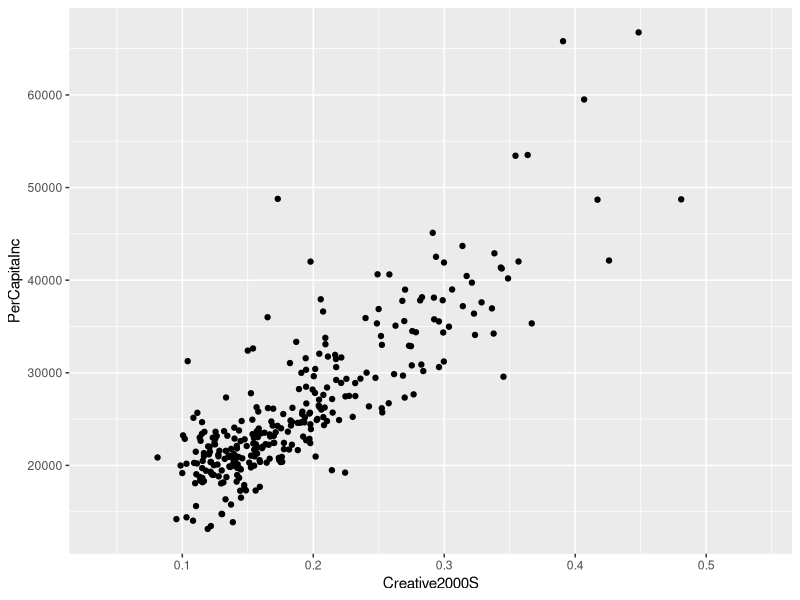
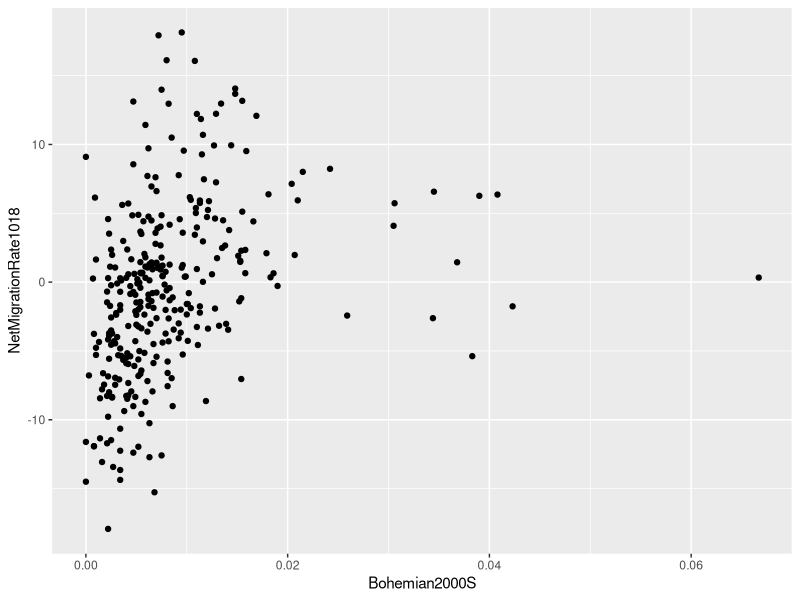
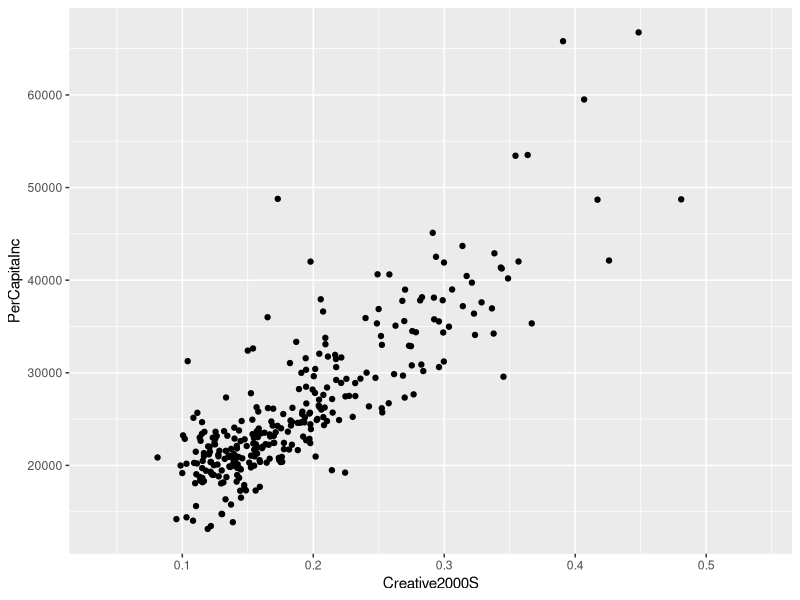
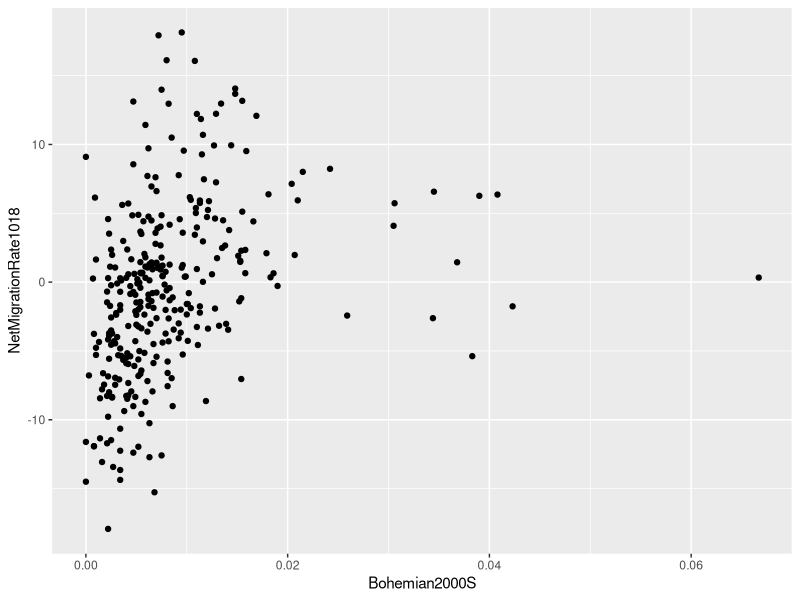
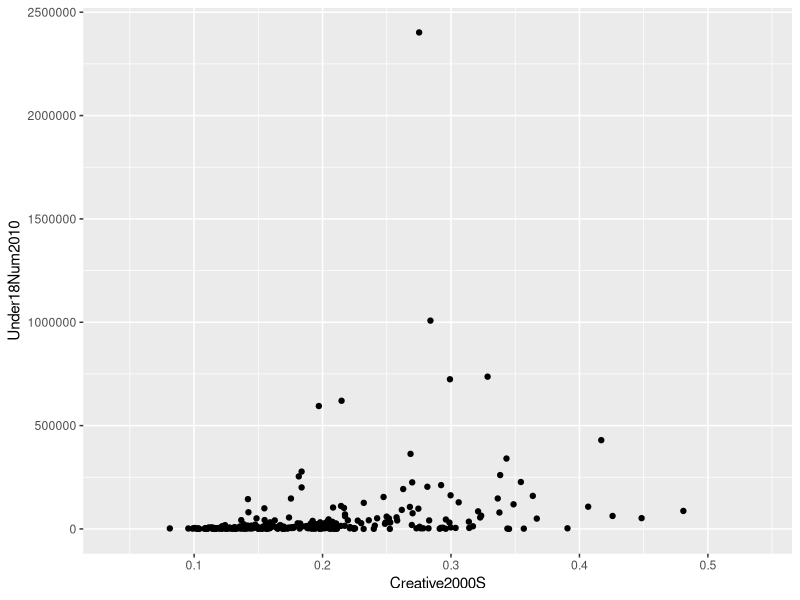
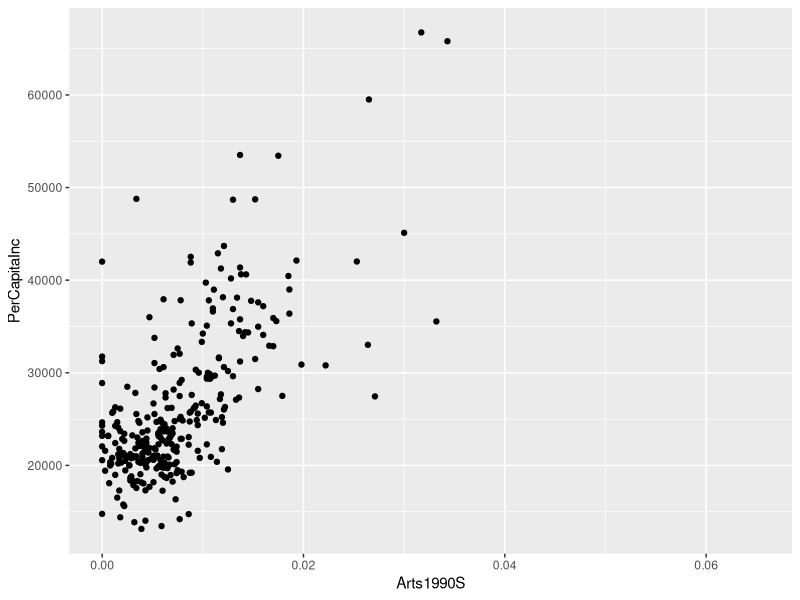
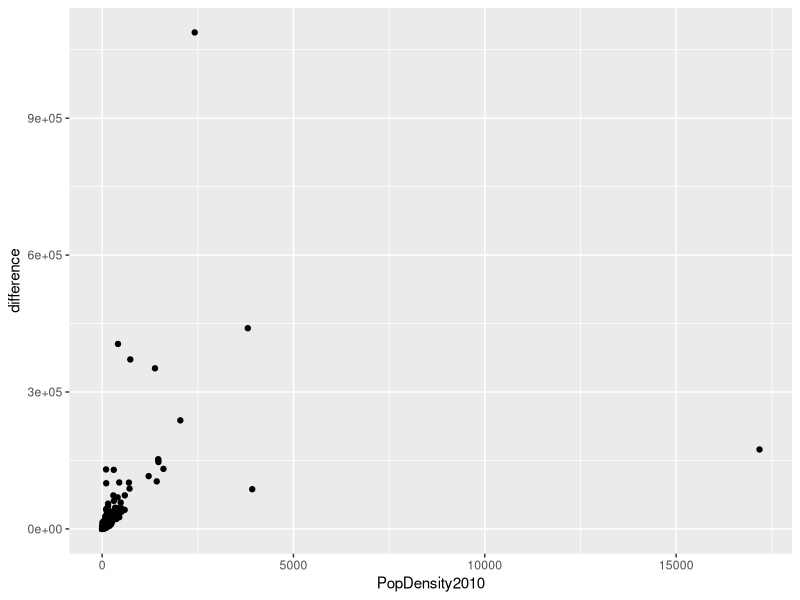

Write the R code that produced these figures, in order.
## ---- chunk 1
knitr::opts_chunk$set(echo = TRUE)
library(tidyverse)
library(readxl)
library(sf)
library(ggplot2)

## ---- chunk 2
people <- read_csv("People.csv")
income <- read_csv("income.csv")
creatives <- read_csv("creative_class_clean.csv")

creatives$FIPS <- paste0("0", creatives$FIPS)

inner_join(creatives, income, by = "County")

inner_join(creatives, income)

creative_income <- merge(creatives, income, by = "FIPS", all.x=TRUE)

creative_people <- merge(creatives, people, by = "FIPS", all.x=TRUE)

creative_people_income <- merge(creative_people, income, by = "FIPS", all.x=TRUE)

creative_income %>% ggplot((aes(x = Creative2000S, PerCapitaInc))) + geom_point()

creative_people %>% ggplot((aes(x = Bohemian2000S, NetMigrationRate1018))) + geom_point()

creative_income %>% ggplot((aes(x = Creative2000S, PerCapitaInc))) + geom_point()

creative_people %>% ggplot((aes(x = Bohemian2000S, NetMigrationRate1018))) + geom_point()

creative_people%>% ggplot((aes(x = Creative2000S, Under18Num2010))) + geom_point()

creative_income%>% ggplot((aes(x = Arts1990S, PerCapitaInc))) + geom_point()

model <- lm(data = creative_people_income, formula = PerCapitaInc ~ Creative2000S + PopDensity2010)
print(model)

model <- lm(data = creative_people_income, formula = PerCapitaInc ~ Creative2000S)
print(model)

model <- lm(data = creative_people_income, formula = PerCapitaInc ~ PopDensity2010)
print(model)

creative_people_income %>% mutate(difference = Creative2000N - Creative2000S) %>%
  ggplot((aes(x = PopDensity2010, y= difference))) + geom_point()

change <- creative_people_income %>% mutate(difference = Creative2000N - Creative2000S)

model <- lm(data = creative_people_income, formula = change$difference ~ PopDensity2010)
print(model)
